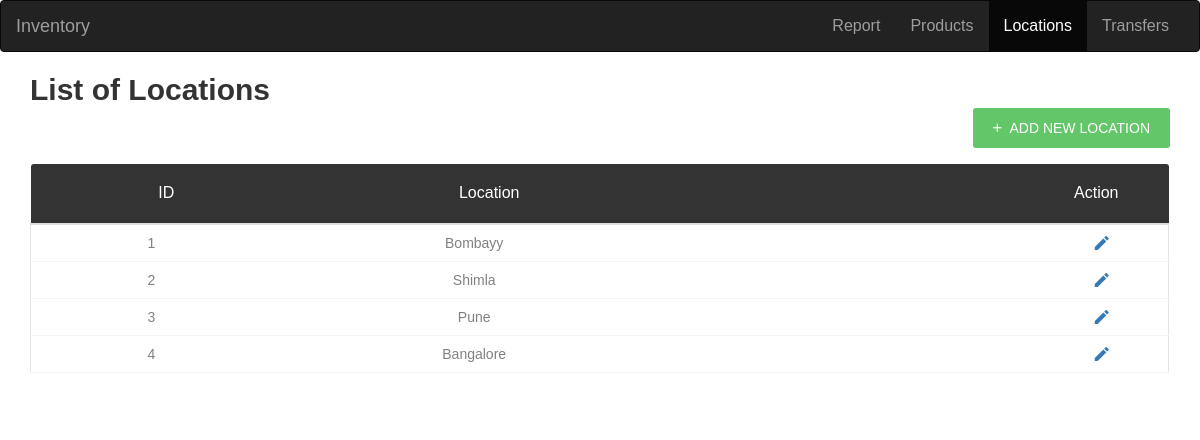
Screenshot of /locationn with the database file from the repository.
### tables this page shows
CREATE TABLE locationn (
    location_id INTEGER PRIMARY KEY AUTOINCREMENT,
    location_name TEXT NOT NULL UNIQUE
);

### app.py (the view, shortened to what this page needs)
@app.route('/locationn', methods=('GET', 'POST'))
def locationn():
    conn = get_db_connection()
    locationn = conn.execute('SELECT * FROM locationn').fetchall()
    conn.close()
    return render_template('locationn.html', locationn=locationn)

### app.py (called while the page is built)
def get_db_connection():
    conn = sqlite3.connect('database.db')
    conn.row_factory = sqlite3.Row
    return conn

### templates/locationn.html (shortened to what this page needs)
{% extends 'base.html' %} {% block content %}
<nav class="navbar navbar-inverse">
    <div class="container-fluid">
        <div class="navbar-header">
            <a class="navbar-brand" href="#">Inventory</a>
        </div>
        <ul class="nav navbar-nav" style="float: right">
            <li class="nav-item"><a href="/">Report</a></li>
            <li><a class="nav-item" href="products">Products</a></li>
            <li class="active"><a class="nav-item" href="location">Locations</a></li>
            <li><a class="nav-item" href="transfers">Transfers</a></li>
        </ul>
    </div>
</nav>
<div class="container">
    <h2>List of Locations</h2>
    <div style="float: right">
        <a href="#addModal" class="au-btn au-btn-icon au-btn--green au-btn--small" data-toggle="modal"><i
                class="zmdi zmdi-plus"></i> <span>Add New Location</span></a>
    </div>
    <br />
    <div class="row m-t-30">
        <div class="col-md-12">
            <div class="table-responsive m-b-40">
                <table class="table table-borderless table-data3">
                    <thead>
                        <tr>
                            <th style="text-align: center;">ID</th>
                            <th style="text-align: center;">Location</th>
                            <th>Action</th>
                        </tr>
                    </thead>
                    <tbody>
                        {% for i in locationn %}
                        <tr>
                            <td style="text-align: center;">{{ i['location_id'] }}</td>
                            <td style="text-align: center;">{{ i['location_name'] }}</td>
                            <td>
                                <a href="/{{ i['location_name'] }}/edit"><i class="zmdi zmdi-edit zmdi-hc-lg"
                                        data-toggle="tooltip" title="Edit">
                                        &nbsp;</i>
                                </a>
                            </td>
                        </tr>
                        {% endfor %}
                    </tbody>
                </table>
            </div>
        </div>
    </div>
</div>
{% endblock %}

### rows the page displays
locationn: location_id "1", location_name "Bombayy"
locationn: location_id "2", location_name "Shimla"
locationn: location_id "3", location_name "Pune"
locationn: location_id "4", location_name "Bangalore"
